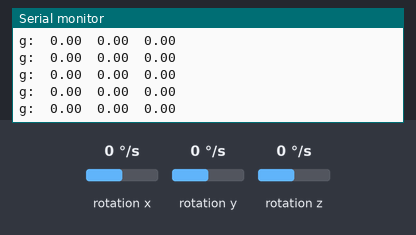
Simulated run of this sketch. Board: Arduino Uno, built for the host (arithmetic inside an expression is 32-bit, double 64-bit). Parts: the last lines printed to the serial monitor. Inputs (shaded band) come from the test bench; at power-on: rotation x 0 °/s, rotation y 0 °/s, rotation z 0 °/s.

Above: at 1.2 s.
1.3 s: rotation x set to -192 °/s
At 1.8 s:
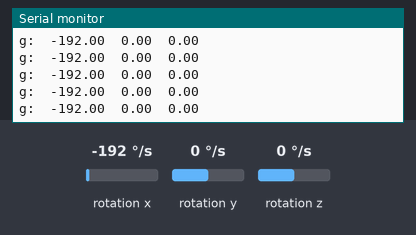
4.3 s: rotation x set to 0 °/s
At 4.8 s:
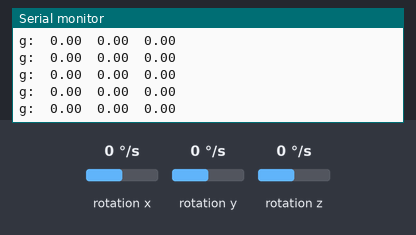
7.3 s: rotation y set to -192 °/s
At 8.1 s:
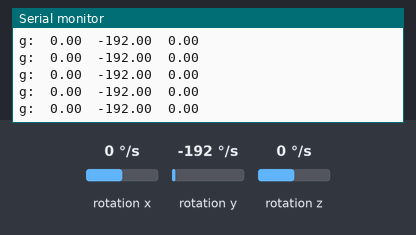
8.8 s: rotation z set to -192 °/s
At 9.3 s:
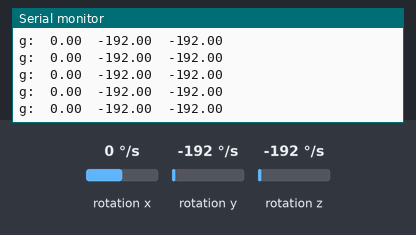

The sketch:

ard101stuff.ino
```cpp
#include "CurieIMU.h"

void setup() {
  Serial.begin(9600); // initialize Serial communication
  while (!Serial);    // wait for the serial port to open

  // initialize device
  Serial.println("Initializing IMU device...");
  CurieIMU.begin();

  // Set the accelerometer range to 250 degrees/second
  CurieIMU.setGyroRange(250);
}

void loop() {
  float gx, gy, gz; //scaled Gyro values

  // read gyro measurements from device, scaled to the configured range
  CurieIMU.readGyroScaled(gx, gy, gz);

  // display tab-separated gyro x/y/z values
  Serial.print("g:\t");
  Serial.print(gx);
  Serial.print("\t");
  Serial.print(gy);
  Serial.print("\t");
  Serial.print(gz);
  Serial.println();
}
```

Measured:
- after the input at 1.3 s, the serial monitor: prints a new line at once (image 1)
- after the input at 4.3 s, the serial monitor: prints a new line at once (image 2)
- after the input at 7.3 s, the serial monitor: prints a new line at once (image 3)
- after the input at 8.8 s, the serial monitor: prints a new line at once (image 4)
